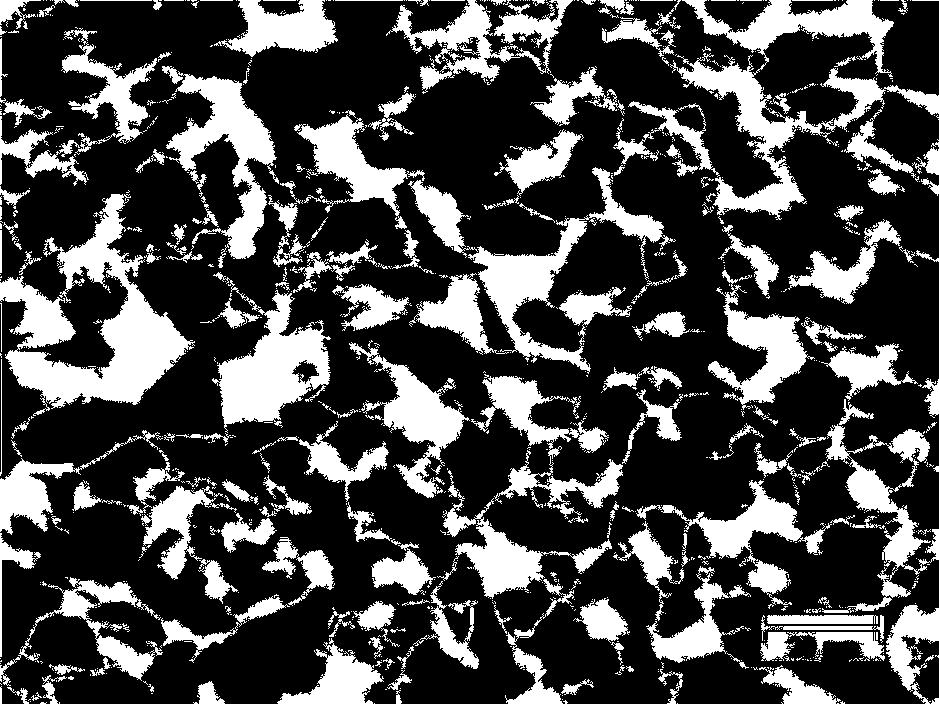
#> input picture training_Random_forest/test.jpg, 939 x 704 px, given in place of Image_5.png, which was not available
$ jupyter execute 'image_preprocessing_crop_patern(2).ipynb'   (text cells are left out)
#> lines starting #> are read from the running program, lines starting #| are printed output that depends on the picture; after the words box and inside, x2 and y2 are one past the last pixel; in counts of white or black regions, pixels touching at a corner belong together; pictures that were not available may be replaced by others from this repository, and a replacement may not be noted
[cell 1]
import cv2
import numpy as np
import os
import matplotlib.pyplot as plt

[cell 2]
input_dir = 'dataset/martensite microstructure'
output_dir = 'dataset/martensite microstructure preprocessed'

[cell 3]
if not os.path.exists(output_dir):
    os.makedirs(output_dir)

[cell 4]
image_path = os.path.join(input_dir,'Image_5.png')

[cell 5]
gray = cv2.imread(image_path, cv2.IMREAD_GRAYSCALE)
#> gray is the input picture: shape (704, 939); min 0, max 255, mean 72.1

# Appliquer un seuillage adaptatif
thresh = cv2.adaptiveThreshold(gray, 255, cv2.ADAPTIVE_THRESH_GAUSSIAN_C, cv2.THRESH_BINARY, 11, 2)
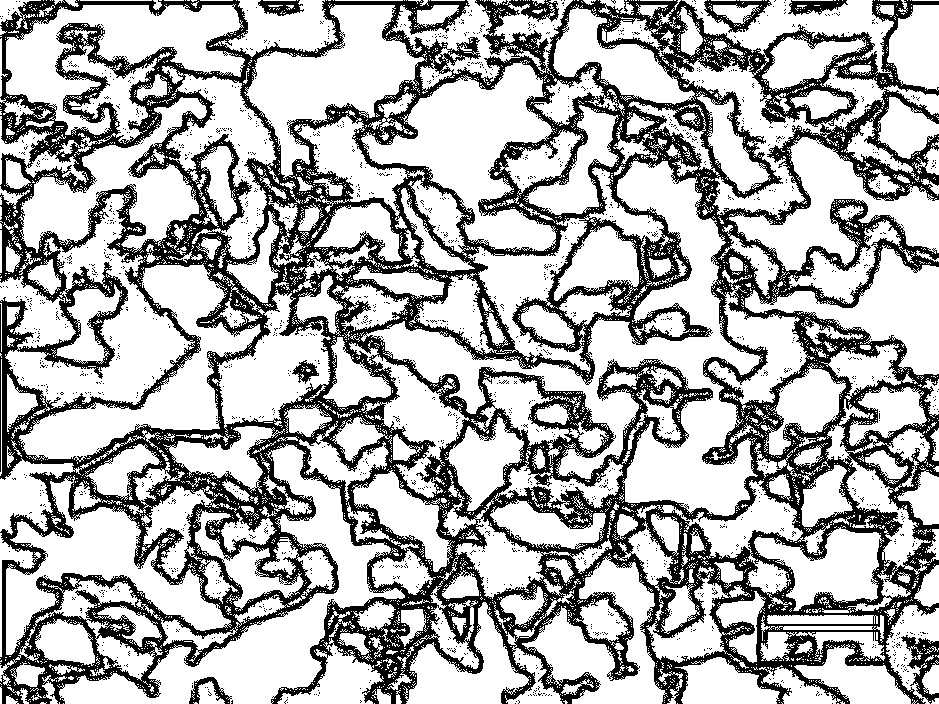
#> thresh: shape (704, 939); 69.2% white; 1520 black regions (1513 under 20 px)

# Trouver les contours après seuillage
contours, _ = cv2.findContours(thresh, cv2.RETR_EXTERNAL, cv2.CHAIN_APPROX_SIMPLE)
#> contours = 4357 contours, 4094 with area under 20; largest, box (x1, y1, x2, y2) and area: (361, 161, 763, 516) 30404, (57, 443, 405, 704) 17818, (361, 61, 556, 252) 15411, (0, 194, 195, 416) 14440, (19, 263, 261, 462) 12976

# Afficher les contours trouvés sur l'image originale (pour visualisation)
image_with_contours = cv2.cvtColor(gray, cv2.COLOR_GRAY2BGR)
cv2.drawContours(image_with_contours, contours, -1, (0, 255, 0), 1)
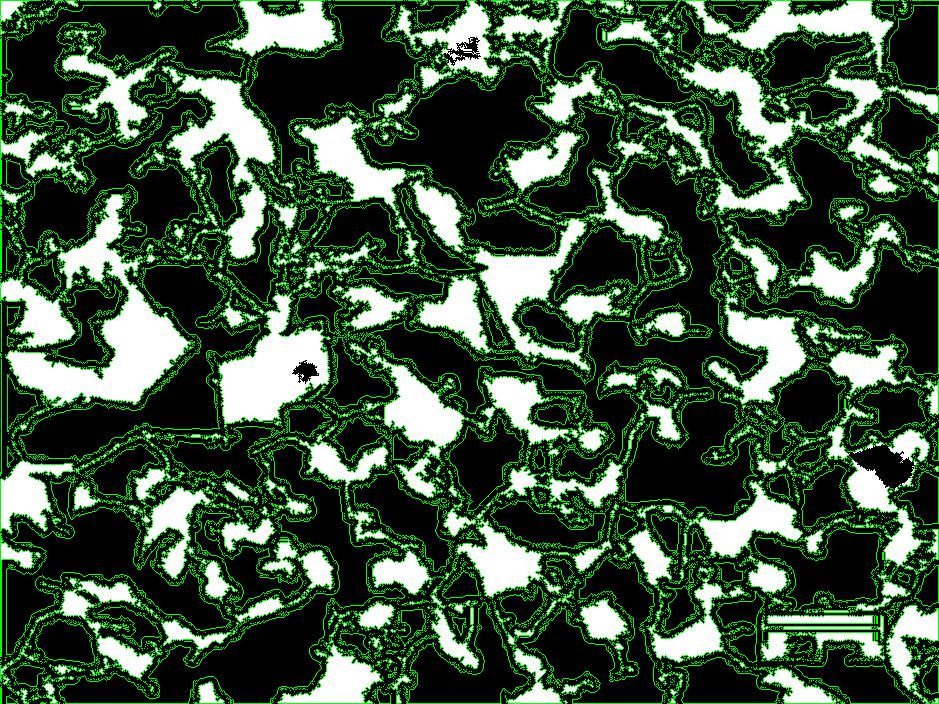
#> image_with_contours: shape (704, 939, 3); 12.86% of pixels changed, all inside (x1, y1, x2, y2) = (0, 0, 939, 704)

# Afficher l'image
cv2.imshow('Image avec contours', image_with_contours)
cv2.waitKey(0)
cv2.destroyAllWindows()

[cell 6]
# Charger l'image en niveaux de gris
image = cv2.imread('chemin_vers_votre_image', 0)
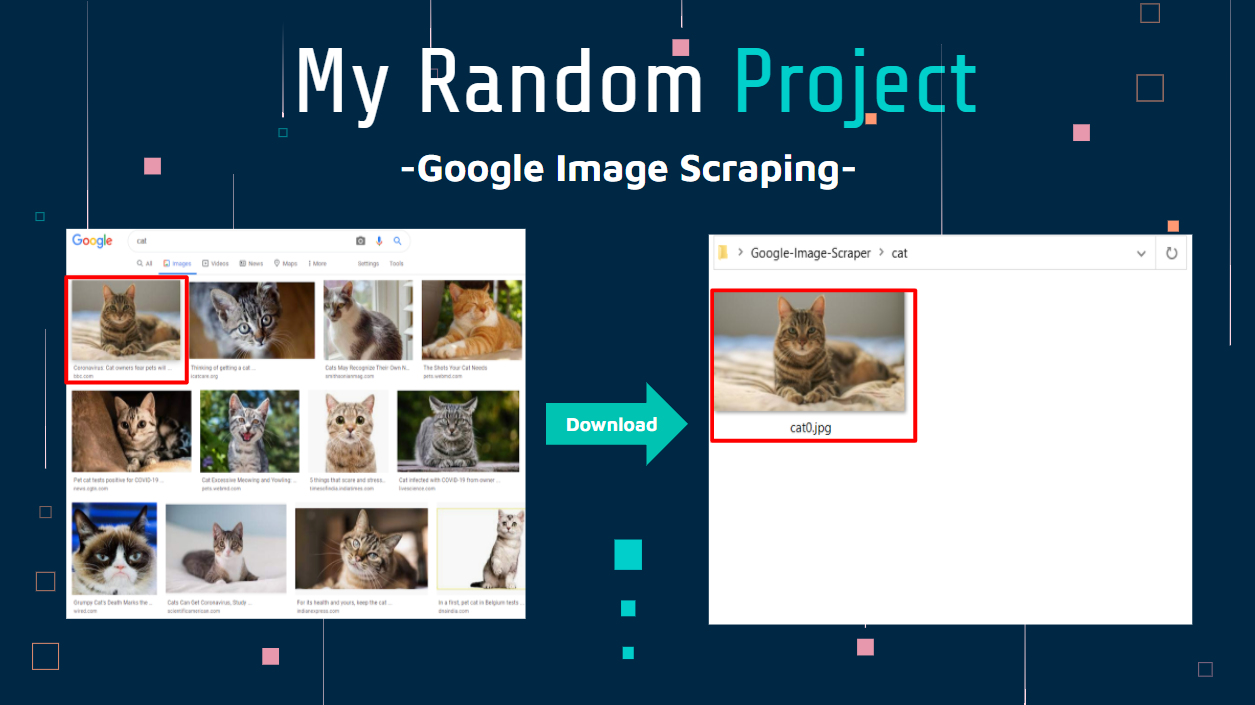
#> input picture Google-Image-Scraper-master/youtube_thumbnail.PNG, 1255 x 705 px, given in place of chemin_vers_votre_image, which was not available
#> image: shape (705, 1255); min 0, max 255, mean 115.3

# Définir un masque avec un rectangle au centre de l'image, en supposant que la microstructure est au milieu
height, width = image.shape
#> height = 705; width = 1255
center_x, center_y = width // 2, height // 2
#> center_x = 627; center_y = 352
offset = 50  # ajustez cette valeur en fonction de la taille de votre image
mask = np.zeros_like(image)
cv2.rectangle(mask, (center_x - offset, center_y - offset), (center_x + offset, center_y + offset), 255, -1)
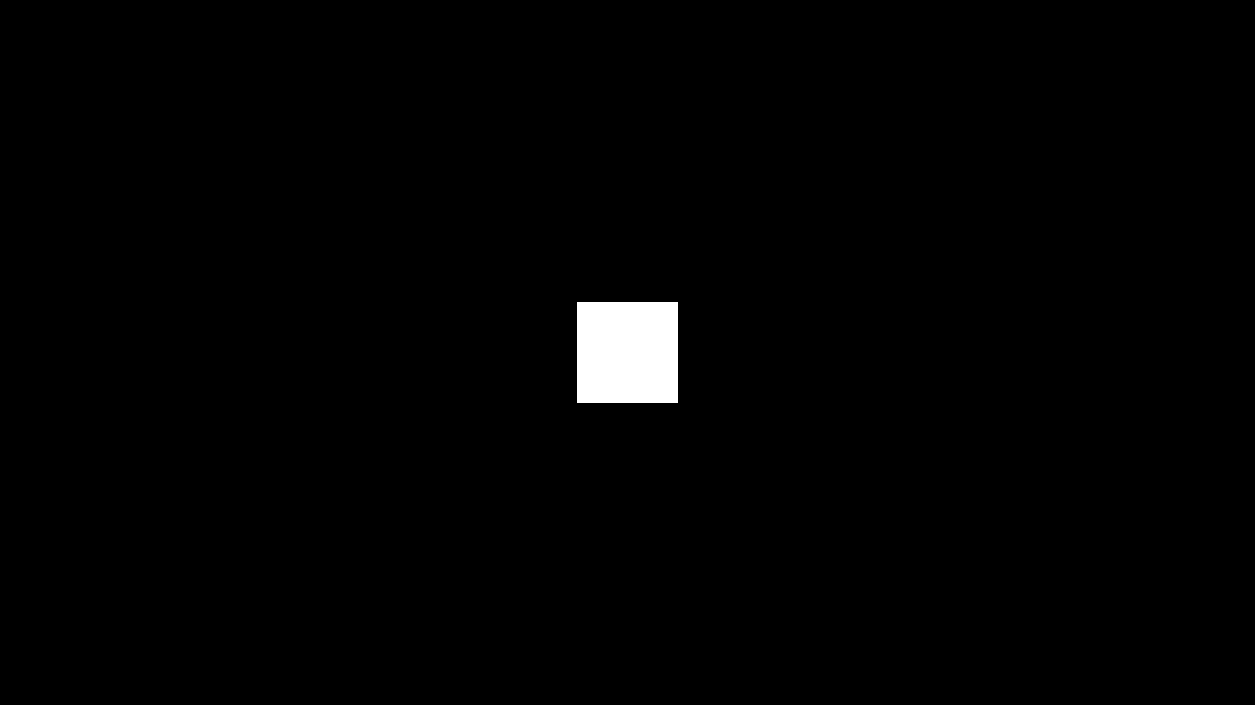
#> mask: shape (705, 1255); 1.2% white; 1 white region, box (x1, y1, x2, y2) and area: (577, 302, 678, 403) 10201

# Appliquer le masque
masked_image = cv2.bitwise_and(image, mask)

# Afficher l'image
cv2.imshow('Masqued Image', masked_image)
cv2.waitKey(0)
cv2.destroyAllWindows()

[cell 7]
image = cv2.imread(image_path, cv2.IMREAD_COLOR)

[cell 8]
plt.imshow(image)

[cell 9]
 # Convertir en niveaux de gris
gray = cv2.cvtColor(image, cv2.COLOR_BGR2GRAY)

    # Seuillage ou détection de bords
_, thresh = cv2.threshold(gray, 127, 255, cv2.THRESH_BINARY_INV + cv2.THRESH_OTSU)
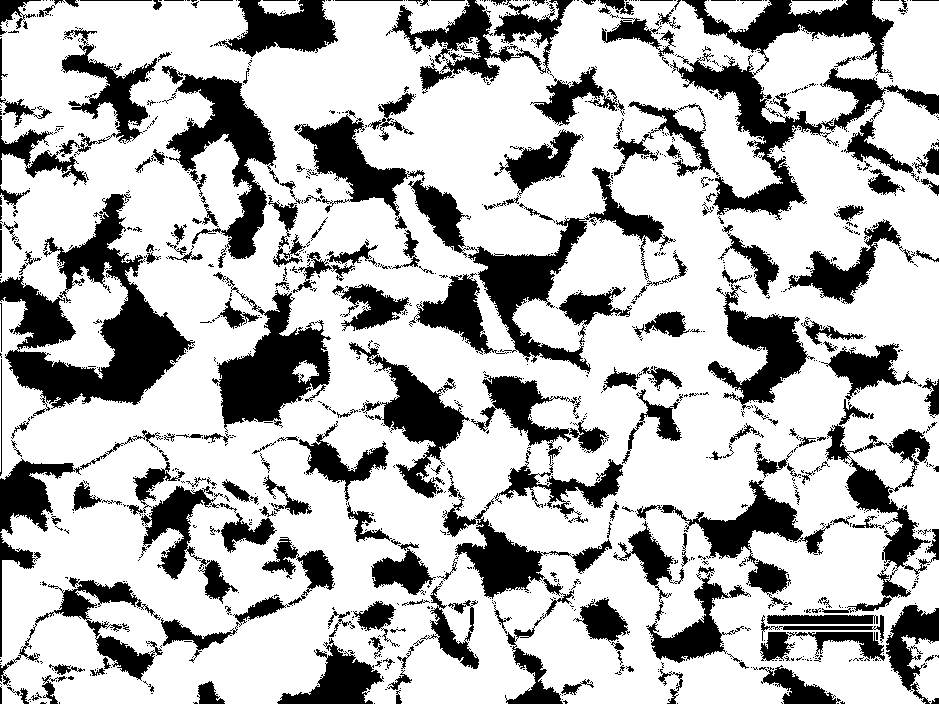
#> thresh: shape (704, 939); 71.9% white; 1028 black regions (785 under 20 px)

    # Trouver les contours
contours, _ = cv2.findContours(thresh, cv2.RETR_EXTERNAL, cv2.CHAIN_APPROX_SIMPLE)
#> contours = 5 contours; box (x1, y1, x2, y2) and area: (0, 0, 939, 704) 620222, (901, 635, 939, 704) 1406, (704, 0, 772, 33) 1250, (788, 0, 848, 16) 507, (258, 0, 304, 16) 443

[cell 10]
plt.imshow(thresh)

[cell 11]
import cv2
import numpy as np

def crop_pattern(image_path, template_path, output_path, threshold=0.1, crop_size=None):
    # Charger l'image et le template
#> called with output_path = 'cropped_image.jpg', threshold = 0.1, crop_size = (400, 400)
    image = cv2.imread(image_path)
    template = cv2.imread(template_path, 0)
    if image is None or template is None:
        raise ValueError("L'une des images n'a pas pu être chargée. Vérifiez les chemins.")

    # Convertir l'image en niveaux de gris
    gray_image = cv2.cvtColor(image, cv2.COLOR_BGR2GRAY)

    # Si le template est plus grand que l'image, redimensionner le template
    if template.shape[0] > gray_image.shape[0] or template.shape[1] > gray_image.shape[1]:
        scale_factor = min(gray_image.shape[0] / template.shape[0], gray_image.shape[1] / template.shape[1])
#> scale_factor = 0.748
        new_size = (int(template.shape[1] * scale_factor), int(template.shape[0] * scale_factor))
#> new_size = (939, 527)
        template = cv2.resize(template, new_size, interpolation=cv2.INTER_AREA)

    w, h = template.shape[::-1]
#> w = 939; h = 527

    # Méthodes de détection de template
    res = cv2.matchTemplate(gray_image, template, cv2.TM_CCOEFF_NORMED)
#> res = 178 values, max 0.0114 at index 81, min -0.0384 at index 11, mean -0.00867
    loc = np.where(res >= threshold)
#> loc = (empty array, empty array)

    # S'assurer qu'au moins une correspondance a été trouvée
    if np.any(res >= threshold):
        pt = max(zip(*loc[::-1]), key=lambda x: res[x[::-1]])  # Trouver la correspondance la plus élevée

        # Définir la taille de la région à rogner
        if crop_size:
            crop_width, crop_height = crop_size
        else:
            # Par défaut, utilisez la taille du template
            crop_width, crop_height = w, h

        # Calculer les coordonnées pour le rognage centré sur le point de correspondance
        x_center, y_center = pt[0] + w // 2, pt[1] + h // 2
        x_start = max(x_center - crop_width // 2, 0)
        y_start = max(y_center - crop_height // 2, 0)

        # Ajuster si la région de rognage dépasse l'image
        x_end = min(x_start + crop_width, gray_image.shape[1])
        y_end = min(y_start + crop_height, gray_image.shape[0])
        x_start = max(x_end - crop_width, 0)
        y_start = max(y_end - crop_height, 0)

        # Rogner la région sélectionnée
        cropped = gray_image[y_start:y_end, x_start:x_end]

        # Enregistrer l'image rognée
        cv2.imwrite(output_path, cropped)
        print(f"Image rognée enregistrée dans : {output_path}")
    else:
        print("Aucune correspondance trouvée avec le seuil donné.")

[cell 12]
# Chemin vers l'image source (à remplacer par le chemin réel sur votre système)
image_path = 'dataset/martensite microstructure/Image_5.png'
# Chemin vers l'image qui sert de modèle (à remplacer par le chemin réel sur votre système)
template_path = 'dataset/martensite microstructure/Image_1.png'
# Chemin où sauvegarder l'image rognée (à remplacer par le chemin réel sur votre système)
output_path = 'cropped_image.jpg'

# Taille de la région à rogner (à définir selon vos besoins)
crop_size = (400, 400)  # Remplacez 100, 100 par la taille souhaitée

# Appeler la fonction pour rogner le motif
crop_pattern(image_path, template_path, output_path, threshold=0.1, crop_size=crop_size)

[cell 13]
input_dir = 'dataset/martensite microstructure'
output_dir = 'dataset/martensite microstructure preprocessed'
list_name = os.listdir(input_dir)
list_path = []

for i in list_name :
    list_path.append(os.path.join(input_dir, i))

[cell 14]
import os

template_path = 'dataset/martensite microstructure/Image_1.png'  # Assurez-vous que ce chemin est correct
crop_size = (400, 400)  # Taille de rognage souhaitée

for i, image_path in enumerate(list_path):
    # Construire le chemin de sortie avec le bon format de fichier
    output_path = os.path.join(output_dir, f'{i}.jpg')  # Assurez-vous d'utiliser '.jpg' si vos images sont au format JPEG

    # Appeler la fonction pour rogner le motif
    try:
        crop_pattern(image_path, template_path, output_path, threshold=0.01, crop_size=crop_size)
#> call 2 of crop_pattern, with threshold = 0.01, crop_size = (400, 400)
#> in crop_pattern (call 2), `loc = np.where(res >= threshold)`: loc = 23 positions, rows 73 to 176, columns 0 to 0
#> in crop_pattern (call 2), `pt = max(zip(*loc[::-1]), key=lambda x: res[x[::-1]])`: pt = (0, 81)
#> in crop_pattern (call 2), `x_center, y_center = pt[0] + w // 2, pt[1] + h // 2`: x_center = 469; y_center = 344
#> in crop_pattern (call 2), `x_start = max(x_center - crop_width // 2, 0)`: x_start = 269
#> in crop_pattern (call 2), `y_start = max(y_center - crop_height // 2, 0)`: y_start = 144
#> in crop_pattern (call 2), `x_end = min(x_start + crop_width, gray_image.shape[1])`: x_end = 669
#> in crop_pattern (call 2), `y_end = min(y_start + crop_height, gray_image.shape[0])`: y_end = 544
#> in crop_pattern (call 2), `cropped = gray_image[y_start:y_end, x_start:x_end]`:
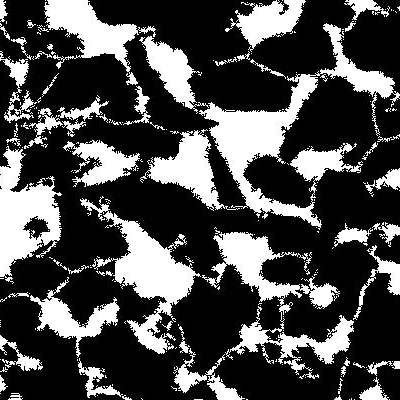
#> cropped: shape (400, 400); min 0, max 255, mean 74.7
